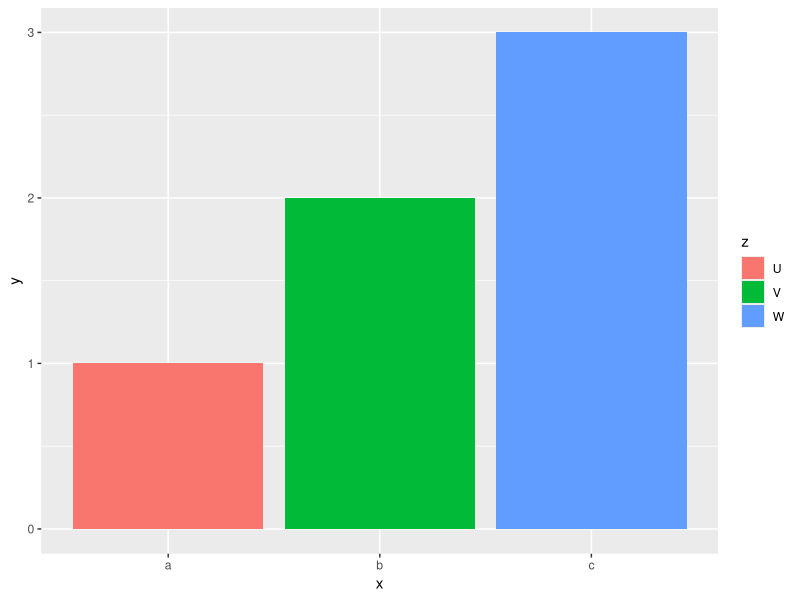
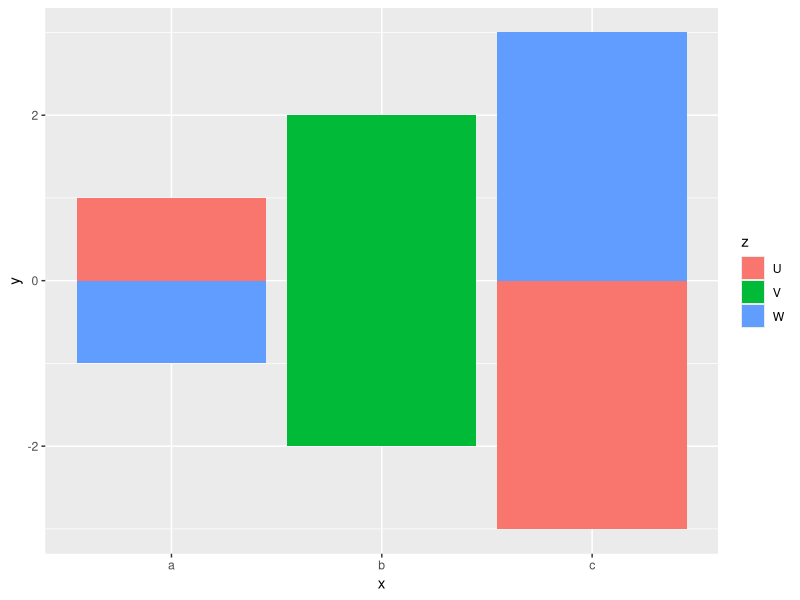
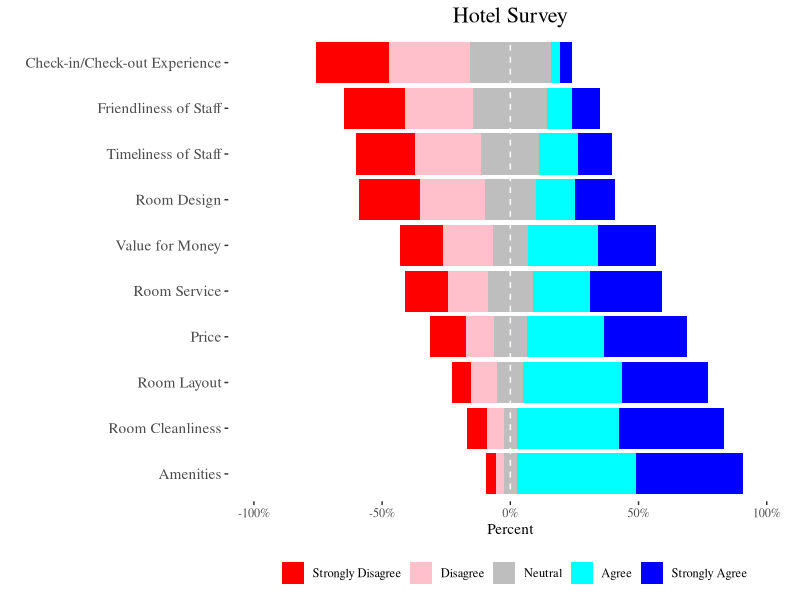
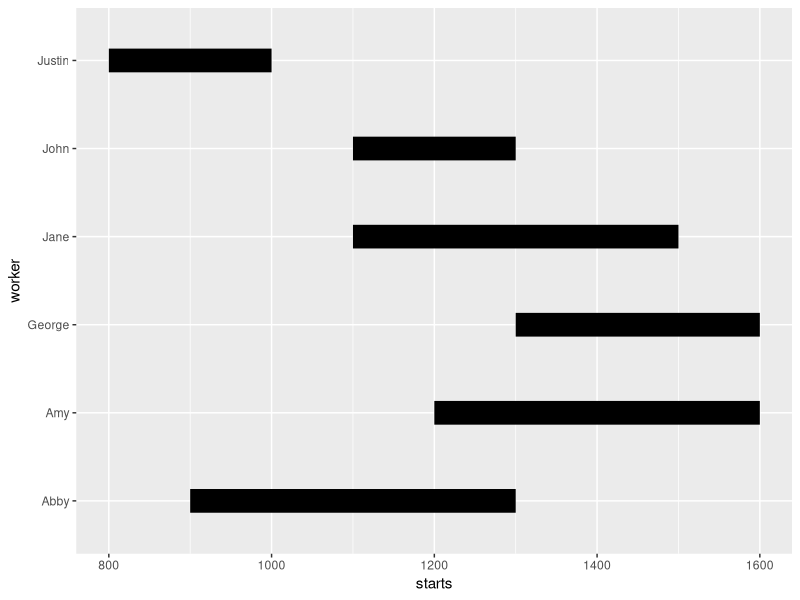
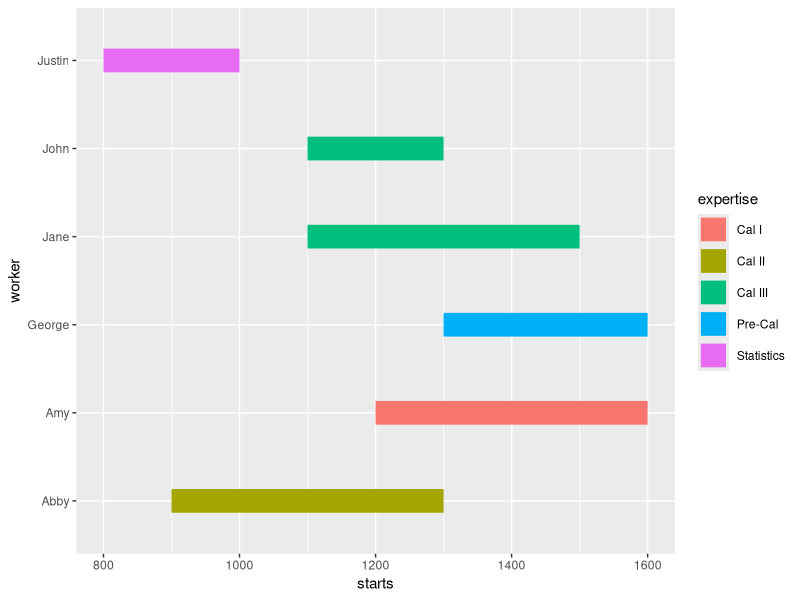
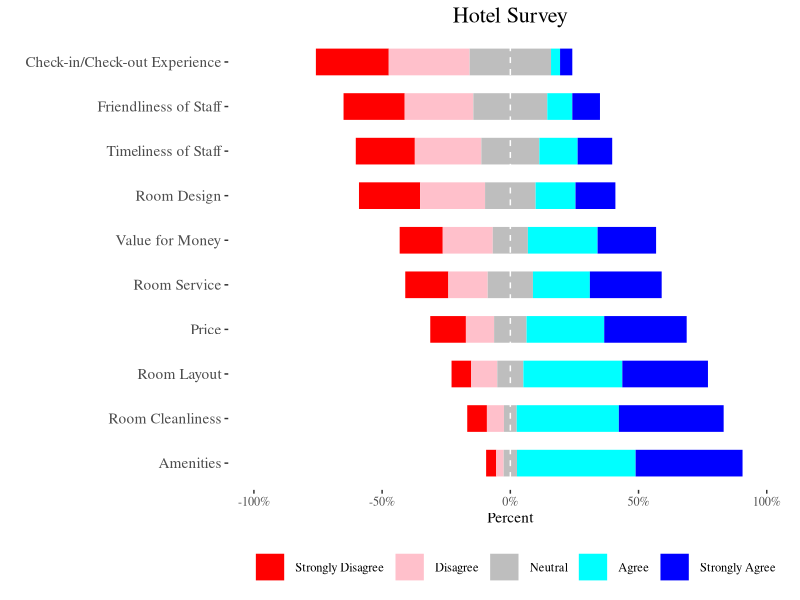

Source code (R) for these figures, in order:
## ---- chunk 1
library(tidyverse)
library(scales)
library(ggthemes)
library(readxl)
## ---- chunk 2
dat <- read_excel('data/P18-Hotel-Survey-Data.xlsx', sheet = "Responses")

qmet_dat <- read_excel('data/P18-Hotel-Survey-Data.xlsx', sheet='Question Metadata')
## ---- chunk 3
head(dat)
## ---- chunk 4
head(qmet_dat)
## ---- chunk 5
ans_choices <- c("Strongly Disagree", "Disagree", "Neutral", "Agree", "Strongly Agree")

tdat <- 
  dat %>%
  pivot_longer(Q1:Q10, names_to='qid', values_to = 'score') %>%
  mutate(answer = case_when(score==1~ans_choices[1], score==2~ans_choices[2],
                score==3~ans_choices[3], score==4~ans_choices[4],
                score==5~ans_choices[5]),
         neg_score= case_when(score < 3~1, score==3~0.5, score>3~0))
## ---- chunk 6
head(tdat)
## ---- chunk 7
qdat <-
  tdat %>%
  group_by(qid) %>%
  summarise(tot_responses = n(),
            tot_neg_scores = sum(neg_score),
            .groups="drop") %>%
  full_join(qmet_dat %>%
              rename(qid = QuestionID), by = 'qid') %>%
  mutate(qnum = as.integer(substring(qid, 2)))%>%
  arrange(qnum)
## ---- chunk 8
head(qdat, 10)
## ---- chunk 9
fdat <- 
  tdat %>%
  group_by(qid, answer) %>%
  summarise(
    score = min(score),
    num =n(), 
    .groups="drop") %>%
  full_join(qdat, by="qid") %>% 
  mutate(prop = num/tot_responses,
         answer = factor(answer, ans_choices)) %>%
  arrange(answer, qnum)
## ---- chunk 10
head(fdat)
## ---- chunk 11
positives <- 
  fdat %>%
    filter(score >= 3) %>%
  mutate(prop = if_else(score == 3, prop/2, prop))

negatives <- 
  fdat %>%
  filter(score <= 3) %>%
  mutate(prop = if_else(score == 3, -prop/2, -prop))
## ---- chunk 12
pos_df <- data.frame(x = c('a', 'b', 'c'), y = c(1, 2, 3), z=c('U', 'V', 'W')) 

ggplot()+
    geom_bar(data = pos_df, aes(x, y, fill=z), stat='identity')
## ---- chunk 13
neg_df <- data.frame(x = c('a', 'b', 'c'), y = c(-1, -2, -3), z=c('W','V', 'U')) 

ggplot()+
    geom_bar(data = pos_df, aes(x, y, fill=z), stat='identity')+
    geom_bar(data = neg_df, aes(x, y, fill=z), stat='identity')
## ---- chunk 14
my_cols <- c('red', 'pink', 'gray', 'cyan', 'blue')

ggplot() + 
  geom_bar(data=positives, 
           aes(x = reorder(Question, tot_neg_scores), y=prop, fill=answer), 
           position=position_stack(reverse = TRUE), stat="identity") +
  geom_bar(data=negatives,
           aes(x =reorder(Question, tot_neg_scores), y=prop, fill=answer) , 
           position="stack", stat="identity") +
  scale_fill_manual(values = my_cols, breaks = ans_choices) +
  geom_hline(yintercept = 0, color =c("white"), lty=2)+
  scale_y_continuous(limits = c(-1,1), labels = scales::percent) +
  coord_flip()+
  theme_tufte()+
  labs(x ='', y='Percent', fill='', title = 'Hotel Survey') +
  theme(plot.title = element_text(hjust = 0.5, size = 16),
        legend.position = 'bottom',
        legend.text = element_text(size = 9),
        axis.text.y = element_text(size = 11)) 
## ---- chunk 15
begin <- function(x, scores){
  neg <- -x[scores %in% c(1,2)]
  neu <- -1/2*x[scores == 3]
  
  sum(c(neg, neu))
}
  
gantt_dat <- 
  fdat %>%
  group_by(qid) %>%
  mutate(gantt_start = begin(prop, score),
         tot_prop = cumsum(prop),
         prev_tot = dplyr::lag(tot_prop, 1, default = 0),
         begin = gantt_start + prev_tot,
         end = gantt_start + tot_prop) %>%
  select(-gantt_start, - tot_prop, -prev_tot)
## ---- chunk 16
tutor_df <- data.frame(worker = c('Justin', 'Abby', 'Jane', 'John', 'Amy',  'George'),
                 starts = c(0800, 0900, 1100, 1100, 1200, 1300),
                 ends = c(1000, 1300, 1500, 1300, 1600, 1600),
                  expertise = c('Statistics', 'Cal II', 'Cal III', 'Cal III',
                                'Cal I', 'Pre-Cal'))


ggplot(tutor_df, aes(x = starts, xend=ends, y=worker, yend=worker))+
  geom_segment(size=8)
## ---- chunk 17
ggplot(tutor_df, aes(x = starts, xend=ends, y=worker, yend=worker, col=expertise))+
  geom_segment(size=8)
## ---- chunk 18
gantt_dat %>%
  ggplot(aes(x=begin, xend=end, 
             y=reorder(Question, tot_neg_scores), yend=reorder(Question, tot_neg_scores),
             col=answer))+
  geom_segment(size=9)+
  geom_vline(xintercept =0, color='white', lty=2)+
  scale_color_manual(values = my_cols, breaks = ans_choices) +
  scale_x_continuous(limits = c(-1,1), labels = scales::percent) +
  theme_tufte()+
  labs(x ='Percent', y='', col='', title = 'Hotel Survey') +
    theme(plot.title = element_text(hjust = 0.5, size = 16),
        legend.position = 'bottom',
        legend.text = element_text(size = 9),
        axis.text.y = element_text(size = 11)) 
